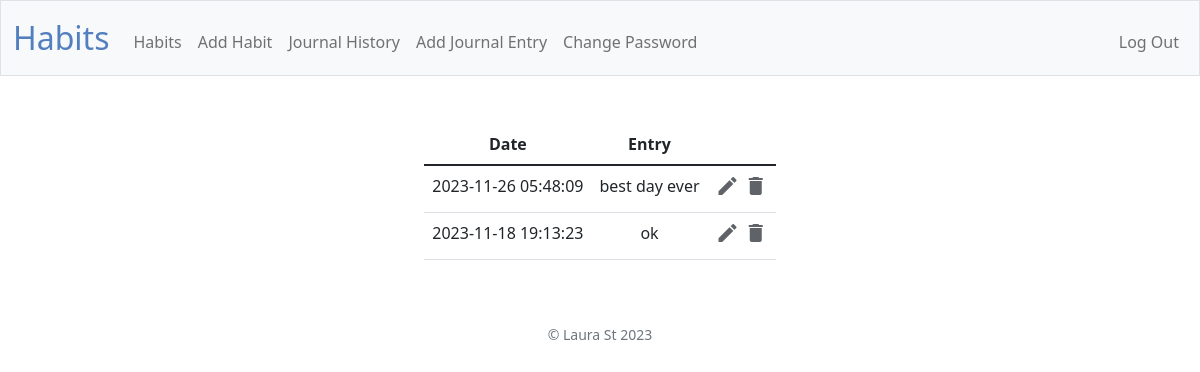
/journal-history (signed in), run on an earlier commit of the app's database.
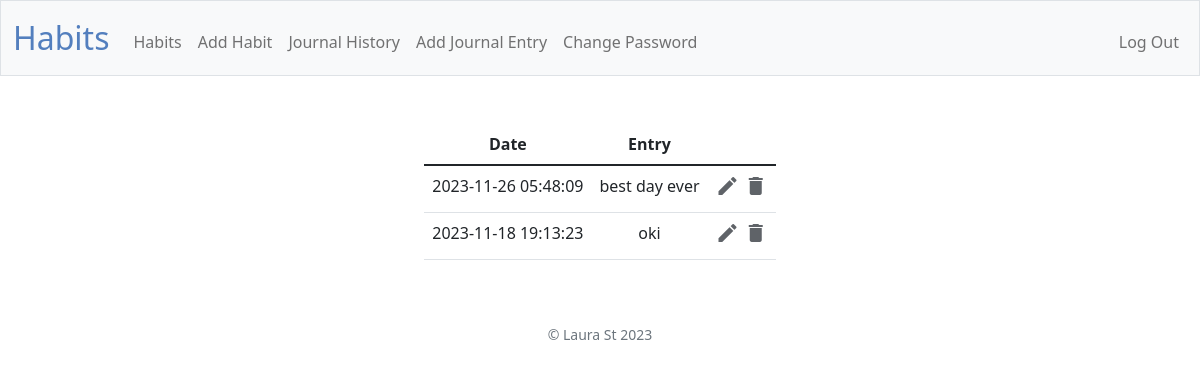
And on a later commit of the database.
### tables this page shows
CREATE TABLE journal_entries (
    entry_id INTEGER PRIMARY KEY AUTOINCREMENT,
    user_id INTEGER,
    entry_content TEXT NOT NULL,
    created_at DATETIME DEFAULT CURRENT_TIMESTAMP,
    FOREIGN KEY (user_id) REFERENCES users(id)
);

### app.py (the view)
@app.route("/journal-history")
@login_required
def journal_history():
    entries = entry_service.get_entries(session.get("user_id"))
    return render_template("journal-history.html", entries=entries)

### app.py (called while the page is built)
@app.after_request
def after_request(response):
    response.headers["Cache-Control"] = "no-cache, no-store, must-revalidate"
    response.headers["Expires"] = 0
    response.headers["Pragma"] = "no-cache"
    return response

### database.py (called while the page is built)
def get_entries(user_id):
    return db.execute(
        "SELECT * FROM journal_entries WHERE user_id = ? ORDER BY created_at DESC", user_id
    )

### entry_service.py (called while the page is built)
def get_entries(user_id):
    return database.get_entries(user_id)

### helpers.py (called while the page is built)
def login_required(f):
    @wraps(f)
    def decorated_function(*args, **kwargs):
        if session.get("user_id") is None:
            return redirect("/login")
        return f(*args, **kwargs)
    return decorated_function

### templates/journal-history.html (shortened to what this page needs)
{% extends "layout.html" %}
{% block main %}
<table class="table mx-auto w-auto">
    <thead>
        <tr>
            <th>Date</th>
            <th>Entry</th>
            <th></th>
        </tr>
    </thead>
    <tbody>
        {% for entry in entries %}
        <tr>
            <td>{{entry.created_at}}</td>
            <td>{{entry.entry_content}}</td>
            <td>
                <a href="/edit-journal-entry/{{ entry.entry_id }}" class="icon-link"><span
                        class="material-icons grey_color">edit</span></a>
                <a href="javascript:void(0)" onclick="deleteEntry('{{ entry.entry_id }}')" class="icon-link"><span
                        class="material-icons grey_color">delete</span></a>
            </td>
        </tr>
        {% endfor %}
    </tbody>
</table>
{% endblock %}

What changed in the data, as far as the page shows it:
changed journal_entries: entry_content "ok" → "oki"
